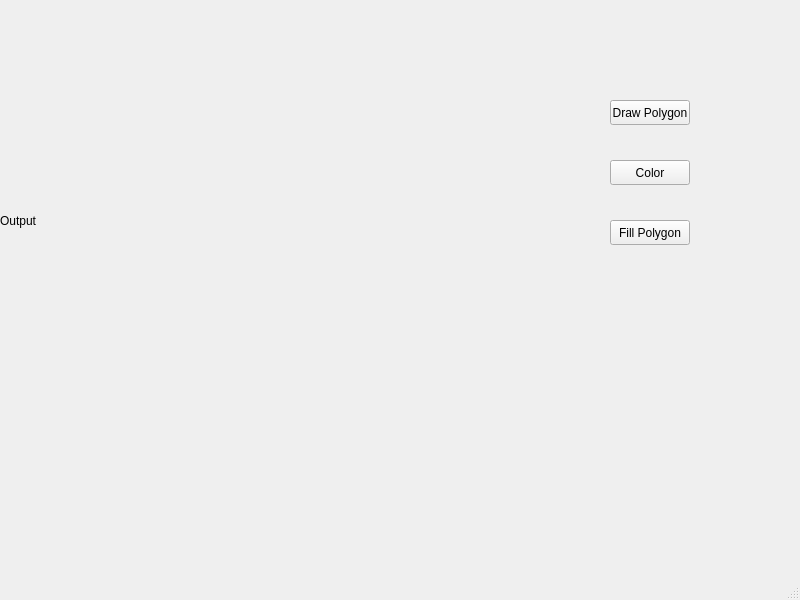
<?xml version="1.0" encoding="UTF-8"?>
<ui version="4.0">
 <class>MainWindow</class>
 <widget class="QMainWindow" name="MainWindow">
  <property name="geometry">
   <rect>
    <x>0</x>
    <y>0</y>
    <width>800</width>
    <height>600</height>
   </rect>
  </property>
  <property name="windowTitle">
   <string>MainWindow</string>
  </property>
  <widget class="QWidget" name="centralwidget">
   <widget class="QPushButton" name="pushButton">
    <property name="geometry">
     <rect>
      <x>610</x>
      <y>100</y>
      <width>80</width>
      <height>25</height>
     </rect>
    </property>
    <property name="text">
     <string>Draw Polygon</string>
    </property>
   </widget>
   <widget class="QLabel" name="label">
    <property name="geometry">
     <rect>
      <x>0</x>
      <y>0</y>
      <width>541</width>
      <height>441</height>
     </rect>
    </property>
    <property name="text">
     <string>Output</string>
    </property>
   </widget>
   <widget class="QPushButton" name="pushButton_2">
    <property name="geometry">
     <rect>
      <x>610</x>
      <y>160</y>
      <width>80</width>
      <height>25</height>
     </rect>
    </property>
    <property name="text">
     <string>Color</string>
    </property>
   </widget>
   <widget class="QPushButton" name="pushButton_3">
    <property name="geometry">
     <rect>
      <x>610</x>
      <y>220</y>
      <width>80</width>
      <height>25</height>
     </rect>
    </property>
    <property name="text">
     <string>Fill Polygon</string>
    </property>
   </widget>
  </widget>
  <widget class="QMenuBar" name="menubar">
   <property name="geometry">
    <rect>
     <x>0</x>
     <y>0</y>
     <width>800</width>
     <height>25</height>
    </rect>
   </property>
  </widget>
  <widget class="QStatusBar" name="statusbar"/>
 </widget>
 <resources/>
 <connections/>
</ui>
